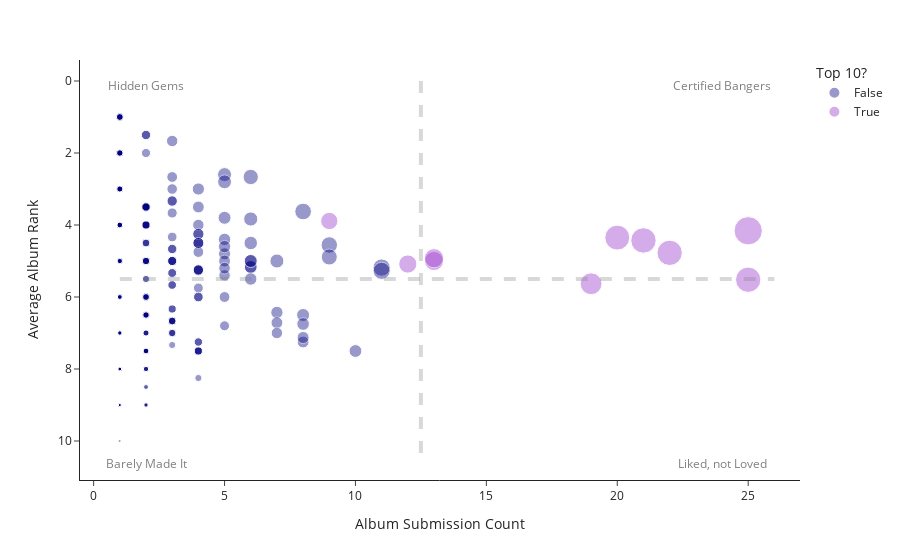

The notebook cell saved with this chart:
### Code cell
max_submissions = AOTY_by_album["album_submission_count"].max()

figure = px.scatter(
    AOTY_by_album,
    x="album_submission_count",
    y="album_average_rank",
    color = "top_10_album",
    size = "album_score",
    template="simple_white",
    labels={
        "album_average_rank": "Average Album Rank",
        "album_submission_count": "Album Submission Count",
        "top_10_album" : "Top 10?"
    },
    custom_data=["Artist", "Album", "album_score"],
    opacity = 0.4,
    color_discrete_sequence=["navy", "darkorchid"]
)
figure.update_traces(
    hovertemplate="<br>".join(
        [
            "<b>%{customdata[0]}</b> - <i>%{customdata[1]}</i>",
            "",
            "Average Album Rank: %{y:.2f}",
            "Album Submission Count : %{x}",
            "Album Score: %{customdata[2]}",
            "<extra></extra>",
        ]
    ),
    # marker = {"size" : 12},
    selector=dict(mode="markers"),
)

figure.add_shape(
    type="line",
    x0=max_submissions/2, y0=0, x1=max_submissions/2, y1=10.5,
    line=dict(
        color="grey",
        width=4,
        dash="dash",
    )
)
figure.add_shape(
    type="line",
    x0=1, y0=5.5, x1=max_submissions+1, y1=5.5,
    line=dict(
        color="grey",
        width=4,
        dash="dash",
    )
)

figure.add_trace(go.Scatter(
    x=[2, 2, max_submissions-1, max_submissions-1],
    y=[0, 10.5, 0, 10.5],
    mode="text",
    name="Zones",
    text=["Hidden Gems", "Barely Made It", "Certified Bangers", "Liked, not Loved"],
    textposition="bottom center",
    textfont = {
        "color" : "grey"
    },
    showlegend = False,
    hoverinfo = "skip"
))


figure["layout"]["yaxis"]["autorange"] = "reversed"

figure.show()

### Figure 1 — Plotly figure (JSON) as saved in the notebook; plotly's stock layout.template omitted (floating-point values rounded to 4 significant figures; data arrays with more than 128 entries replaced by an {"elided": "..."} marker saying what was removed)
{"data": [{"customdata": {"elided": "429x3 mixed values"}, "hovertemplate": "<b>%{customdata[0]}</b> - <i>%{customdata[1]}</i><br><br>Average Album Rank: %{y:.2f}<br>Album Submission Count : %{x}<br>Album Score: %{customdata[2]}<br><extra></extra>", "legendgroup": "False", "marker": {"color": "navy", "opacity": 0.4, "size": {"elided": "429 int values"}, "sizemode": "area", "sizeref": 0.4275, "symbol": "circle"}, "mode": "markers", "name": "False", "orientation": "v", "showlegend": true, "type": "scatter", "x": {"elided": "429 int values"}, "xaxis": "x", "y": {"elided": "429 float values"}, "yaxis": "y"}, {"customdata": [["Adele", "30", 138], ["Billie Eilish", "Happier Than Ever", 137], ["Bo Burnham", "Inside (The Songs)", 78], ["Julien Baker", "Little Oblivions", 79], ["Lil Nas X", "Montero", 102], ["Lorde", "Solar Power", 71], ["Olivia Rodrigo", "Sour", 137], ["Parcels", "Day/Night", 64], ["Silk Sonic", "An Evening With Silk Sonic", 171], ["Tyler, the Creator", "Call Me If You Get Lost", 133]], "hovertemplate": "<b>%{customdata[0]}</b> - <i>%{customdata[1]}</i><br><br>Average Album Rank: %{y:.2f}<br>Album Submission Count : %{x}<br>Album Score: %{customdata[2]}<br><extra></extra>", "legendgroup": "True", "marker": {"color": "darkorchid", "opacity": 0.4, "size": [138, 137, 78, 79, 102, 71, 137, 64, 171, 133], "sizemode": "area", "sizeref": 0.4275, "symbol": "circle"}, "mode": "markers", "name": "True", "orientation": "v", "showlegend": true, "type": "scatter", "x": [21, 22, 13, 13, 19, 12, 25, 9, 25, 20], "xaxis": "x", "y": [4.429, 4.773, 5, 4.923, 5.632, 5.083, 5.52, 3.889, 4.16, 4.35], "yaxis": "y"}, {"hoverinfo": "skip", "mode": "text", "name": "Zones", "showlegend": false, "text": ["Hidden Gems", "Barely Made It", "Certified Bangers", "Liked, not Loved"], "textfont": {"color": "grey"}, "textposition": "bottom center", "type": "scatter", "x": [2, 2, 24, 24], "y": [0, 10.5, 0, 10.5]}], "layout": {"legend": {"itemsizing": "constant", "title": {"text": "Top 10?"}, "tracegroupgap": 0}, "margin": {"t": 60}, "shapes": [{"line": {"color": "grey", "dash": "dash", "width": 4}, "type": "line", "x0": 12.5, "x1": 12.5, "y0": 0, "y1": 10.5}, {"line": {"color": "grey", "dash": "dash", "width": 4}, "type": "line", "x0": 1, "x1": 26, "y0": 5.5, "y1": 5.5}], "xaxis": {"anchor": "y", "domain": [0, 1], "title": {"text": "Album Submission Count"}}, "yaxis": {"anchor": "x", "autorange": "reversed", "domain": [0, 1], "title": {"text": "Average Album Rank"}}}}
